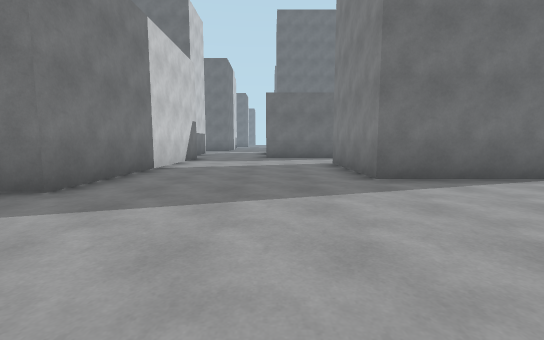
View 1 (above)

19 first-person views from a walk through a 3-D level made in the Unity game engine. The camera is 1.2 m above the floor, tilts 6° down and sees 90° across. The floor is counted in squares, 2 m on a side. Each view is taken from the middle of a square. On the plan, view 1 faces up. The plan holds only what a view shows up to about 9 squares ahead; the rest is blank. The place goes on beyond the plan.

View 2
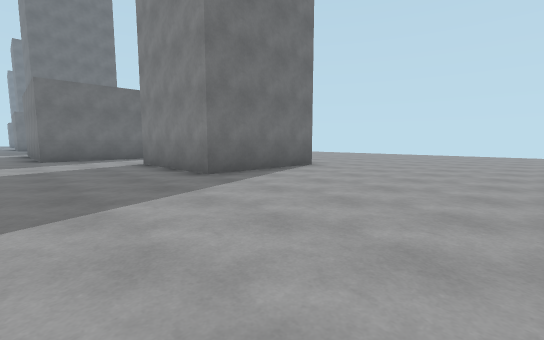

View 3
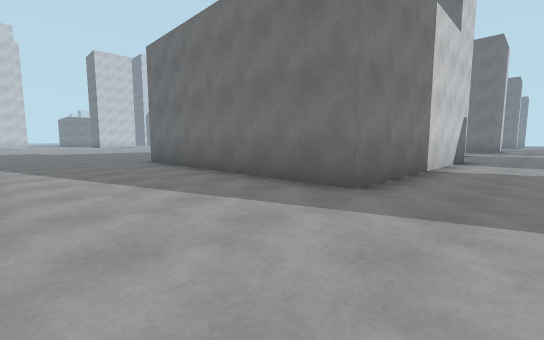

View 4
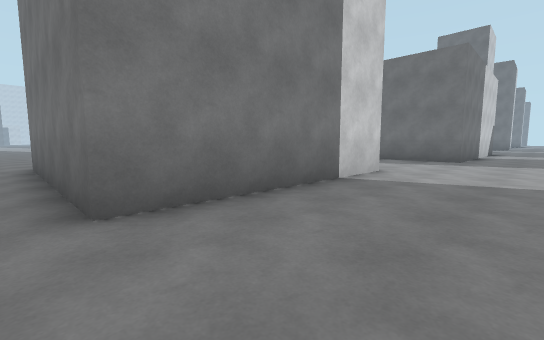

View 5
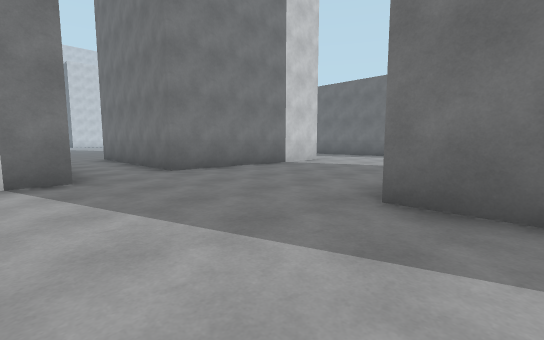

View 6
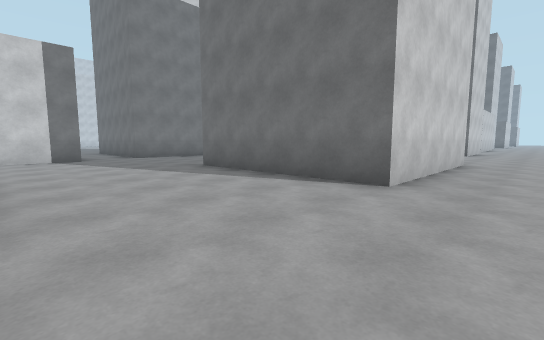

View 7
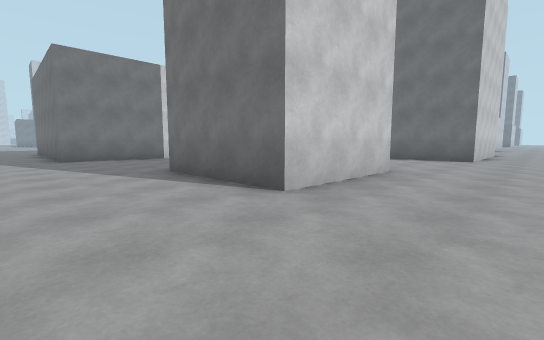

View 8
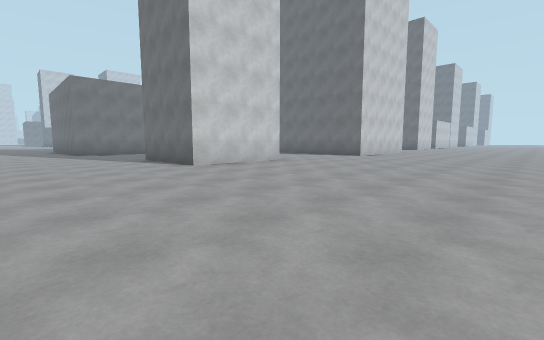

View 9
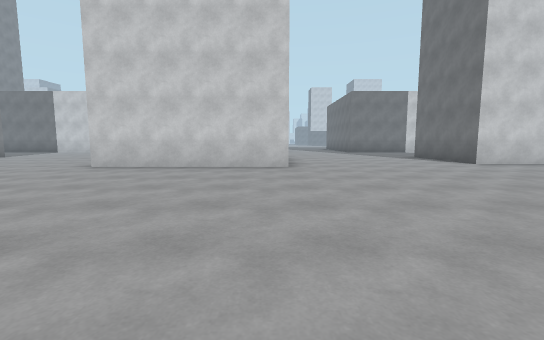

View 10
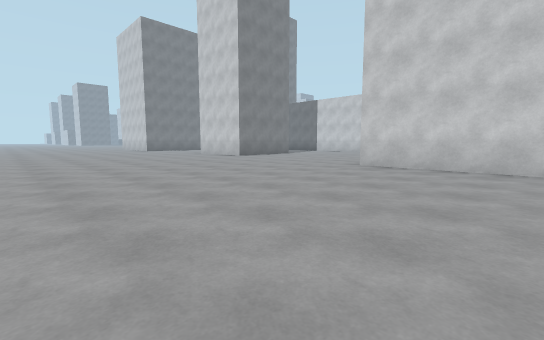

View 11
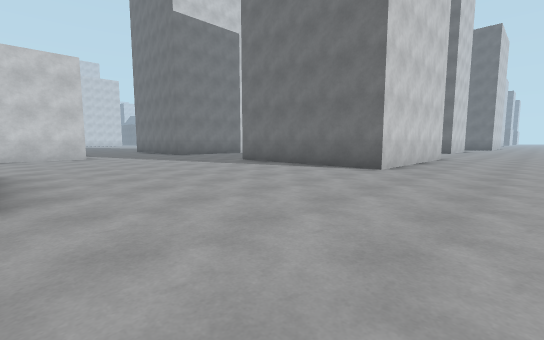

View 12
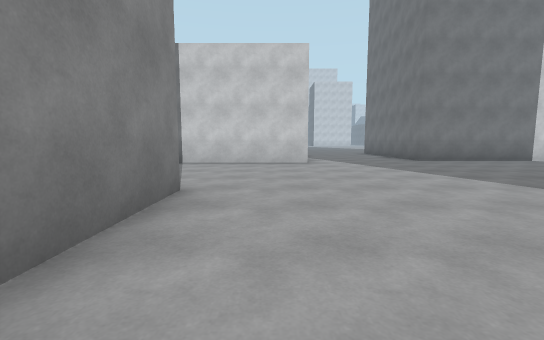

View 13
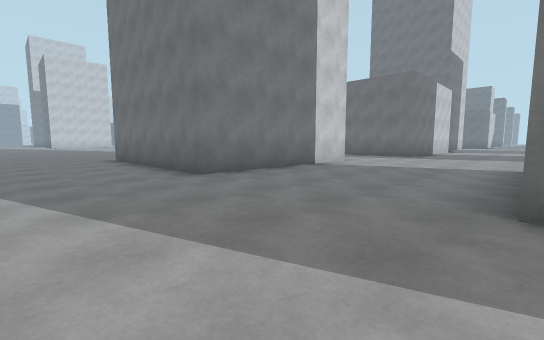

View 14
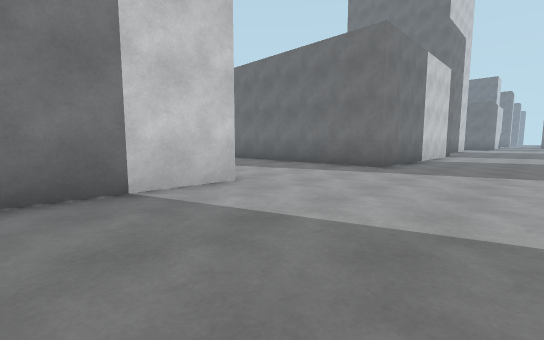

View 15
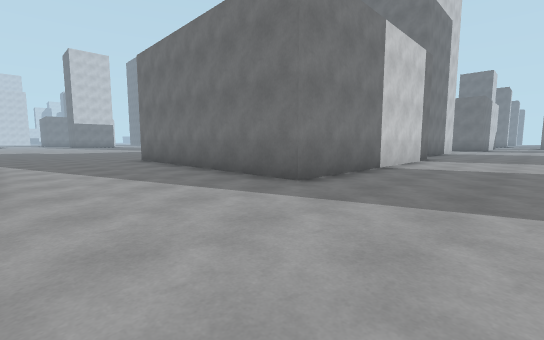

View 16
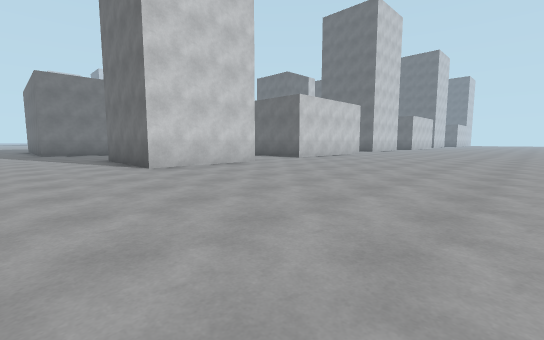

View 17
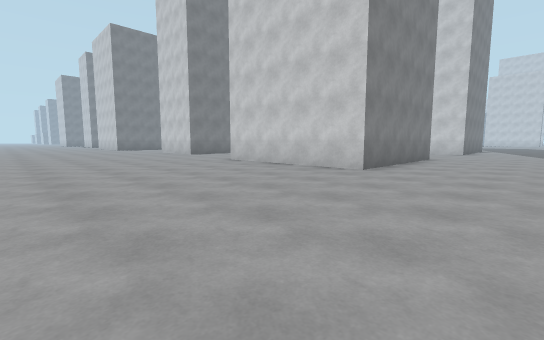

View 18
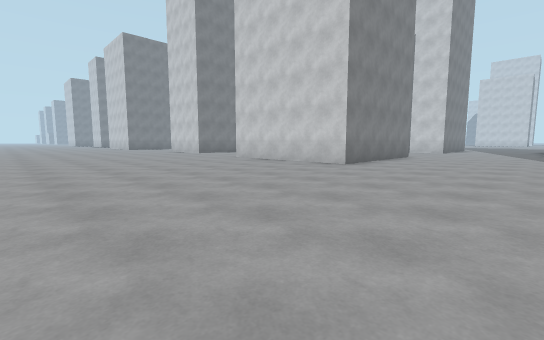

View 19
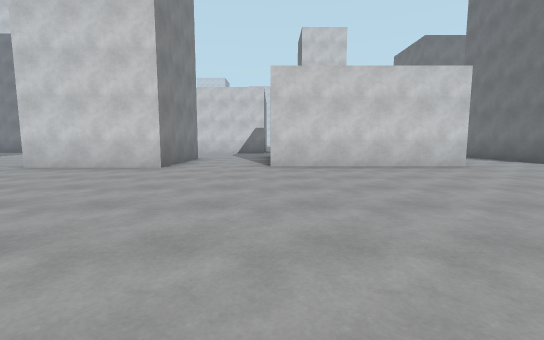

### Floor plan
Points are (right, up) in squares from view 1. A wall is a line through its corners. A room is listed if a view was taken in it or the views show most of it. See-through windows are left out.
Room 1 (views 1, 2, 3, 4, 5, 6, 7, 8, 9, 10, 11, 12, 13, 14, 15, 16, 17, 18, 19)
walls: (4.8, -9.4) (4.8, -12.6) (1.6, -12.6); (-2.6, -7.2) (-2.6, -13.8) (-9.1, -13.8); (0.9, -0.7) (5.6, -0.7) (5.6, -5.4) (0.9, -5.4); (5.6, -17.5) (5.6, -22.3) (0.9, -22.3); (-3.4, -0.5) (-3.4, -5.5) (-8.4, -5.5); (-3.4, -17.4) (-3.4, -22.5) (-8.5, -22.5); (4.8, 4.3) (1.7, 4.3) (1.7, 7.5) (4.8, 7.5) (4.8, 4.3); (1.9, 10) (-0.2, 10) (-0.2, 12); (-2.6, 9.6) (-2.6, 3.1) (-9.1, 3.1); (-2.6, -25.9) (-2.6, -29.5); (1.6, -28.1) (4, -28.1); (4.5, 14.5) (4.5, 9.9)
ways out: opening at (-8.7, -16); opening at (-8.7, 1); opening at (-8.5, -6.5); opening at (-8.3, -24)

Positions as (right, up) in squares from view 1, and headings:
1: (0, 0), facing up
2: (-1, 0), facing up-right
3: (-1, 0), facing up-left
4: (-1, -6), facing up-left
5: (2, -8), facing up-left
6: (7, -9), facing up-left
7: (7, -15), facing up-left
8: (11, -16), facing up-left
9: (12, -18), facing left
10: (12, -19), facing down-left
11: (8, -28), facing up-left
12: (5, -27), facing left
13: (1, -25), facing up-left
14: (0, -20), facing up-left
15: (0, -17), facing up-left
16: (11, 2), facing up-left
17: (11, 2), facing down-left
18: (12, 3), facing down-left
19: (11, 10), facing left
